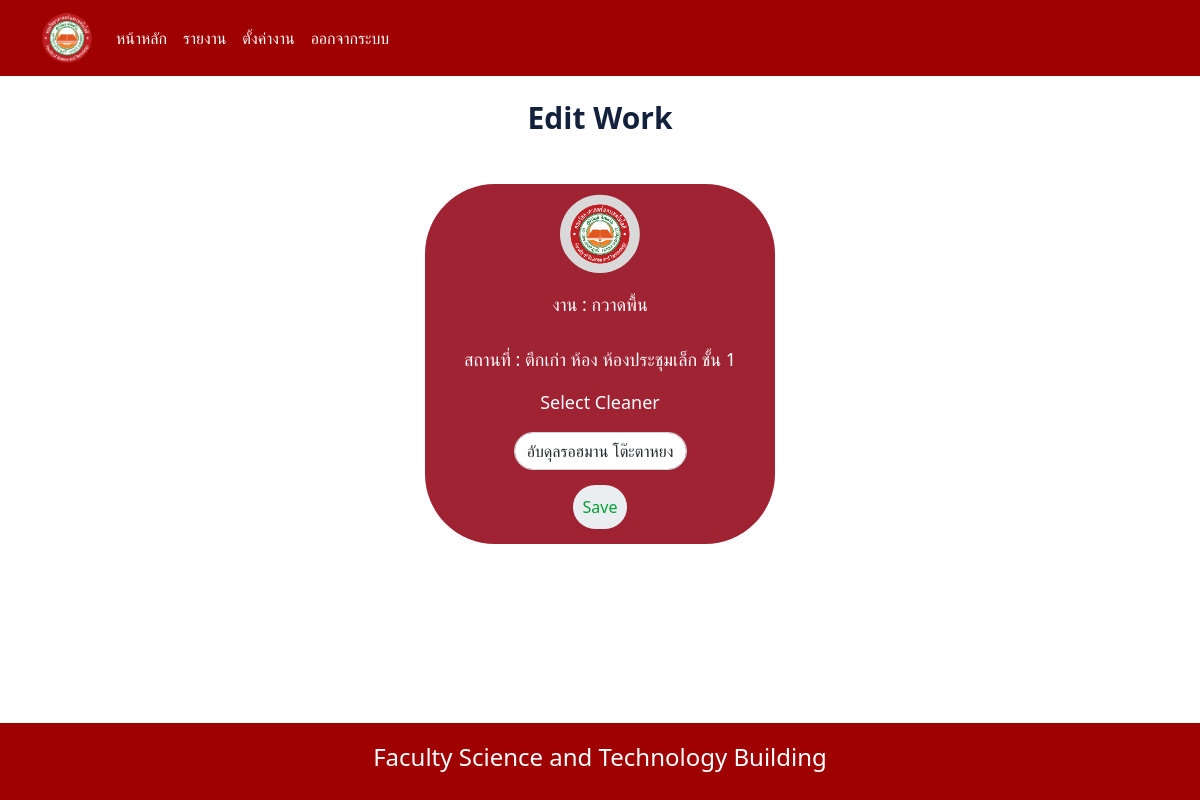
Screenshot of /edit_work/19/ (signed in) with the database file from the repository.
### cleanerapp/models.py (models this page shows, shortened)
class Work(models.Model):
    work_name = models.CharField(max_length=100)
    cleaner = models.ForeignKey(Cleaner, on_delete=models.CASCADE)
    room = models.ForeignKey(Room, on_delete=models.CASCADE)
    WEEKDAYS = [
        ('Sunday', 'Sunday'),
        ('Monday', 'Monday'),
        ('Tuesday', 'Tuesday'),
        ('Wednesday', 'Wednesday'),
        ('Thursday', 'Thursday'),
        ('Friday', 'Friday'),
        ('Saturday', 'Saturday'),
    ]
    day = models.CharField(max_length=9, choices=WEEKDAYS)  # Set max_length to accommodate the longest weekday name
    class Meta:
        unique_together = ('work_name', 'cleaner', 'room', 'day')

class Room(models.Model):
    room_name = models.CharField(max_length=100)
    building = models.ForeignKey(Building, on_delete=models.CASCADE)
    floor_num = models.PositiveIntegerField()
    def __str__(self):
        return f" {self.building.name} ห้อง {self.room_name} ชั้น {self.floor_num}"
    class Meta:
        unique_together = ('room_name', 'building', 'floor_num')

class Building(models.Model):
    name = models.CharField(max_length=100, unique=True)
    total_floors = models.PositiveIntegerField()

class Cleaner(models.Model):
    SEX_CHOICES = [
        ('Male', 'Male'),
        ('Female', 'Female'),
    ]
    profile_image = models.ImageField(upload_to='profile_images/', blank=True, null=True)
    user = models.OneToOneField(User, on_delete=models.CASCADE)
    sex = models.CharField(max_length=10, choices=SEX_CHOICES)

### cleanerapp/views.py (the view, shortened to what this page needs)
# urls.py: path('edit_work/<int:work_id>/', views.edit_work, name='edit_work'),
@login_required
@staff_required
def edit_work(request, work_id):
    work = get_object_or_404(Work, pk=work_id)
    cleaners = Cleaner.objects.all()
    context = {
        'work': work,
        'cleaners': cleaners,
    }
    return render(request, 'edit_work.html', context)

### templates/edit_work.html (shortened to what this page needs)
{% include 'navbar.html' %}
<!DOCTYPE html>
<html lang="en">
<head>
    {% load static %}
    <link rel="stylesheet" href="{% static 'css/edit.css' %}">
</head>
<body>
    <div class="content">
            <h3 class="text-center mt-4" style="font-size: 30px; color: #14213D; font-weight: bold;">Edit Work</h3>
            <div class="container bg mt-5 d-flex flex-column justify-content-center align-items-center">
            <div class="images">
            <svg xmlns="http://www.w3.org/2000/svg" width="80" height="80" viewBox="0 0 198 194" fill="none">
                <path d="M197.485 96.7733C197.485 150.22 153.277 193.547 98.7427 193.547C44.2086 193.547 0 150.22 0 96.7733C0 43.3269 44.2086 0 98.7427 0C153.277 0 197.485 43.3269 197.485 96.7733Z" fill="#D9D9D9"/>
                <image x="24" y="22" width="150" height="150" xlink:href="{% static 'images/ftu_logo-removebg-preview.png' %}" />
            </svg>
        </div>
        <p class="text-center">งาน : {{ work.work_name }} </p>
        <p class="text-center">สถานที่ : {{ work.room }}</p>
            <form method="post">
                <div class="form-group">
                    <div class="d-flex justify-content-center align-items-center">
                        <p>
                            <label for="cleaner" style="color: white; font-size: 18px; font-weight: 500;">Select Cleaner</label>
                        </p>
                    </div>
                    <select class="form-control" id="cleaner" name="cleaner" style="border-radius: 20px;">
                        {% for cleaner in cleaners %}
                            <option value="{{ cleaner.id }}"{% if work.cleaner.id == cleaner.id %}selected{% endif %} style="text-align: center;">{{ cleaner.user.get_full_name }}</option>
                        {% endfor %}
                    </select>
                </div>
                <div class="d-flex justify-content-center align-items-center">
                    <button type="submit" class="btn btn-primary">Save</button>
                </div>
            </form>
        </div>
    </div>
</body>
</html>

### static/css/edit.css (style rules this page uses)
body { flex-direction: column; display: flex; }
.content { flex: 1; padding-bottom: 100px; }
.content { flex: 1; }
.container.bg { border-radius: 70px; background: #a02334; width: 350px; height: auto; flex-shrink: 0; }
.images { margin-bottom: 5px; padding-top: 10px; }
.text-center { font-size: 18px; margin-top: 12px; color: white; }
button.btn { font-size: 16px; font-weight: 500; padding: 10px; margin: 15px; width: auto; background: #ebeef1; cursor: pointer; border: none; border-radius: 50px; color: #00a037; box-shadow: 20px 10px 10px 1px rgba(10, 90, 169, 0.16), -10px -10px -10px -1px rgba(255, 255, 255, 0.70); }

### rows the page displays
Work: work_name "กวาดพื้น", room "ตึกเก่า ห้อง ห้องประชุมเล็ก ชั้น 1", cleaner "อับดุลรอฮมาน โต๊ะตาหยง"
